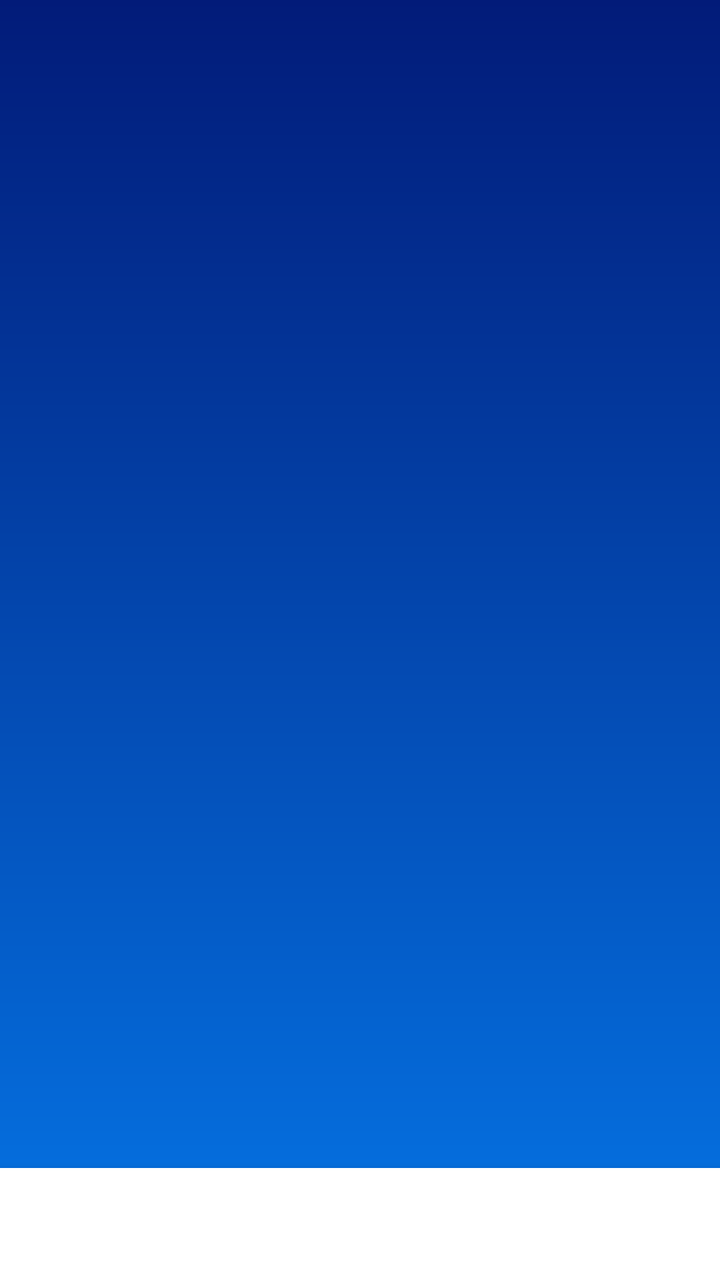
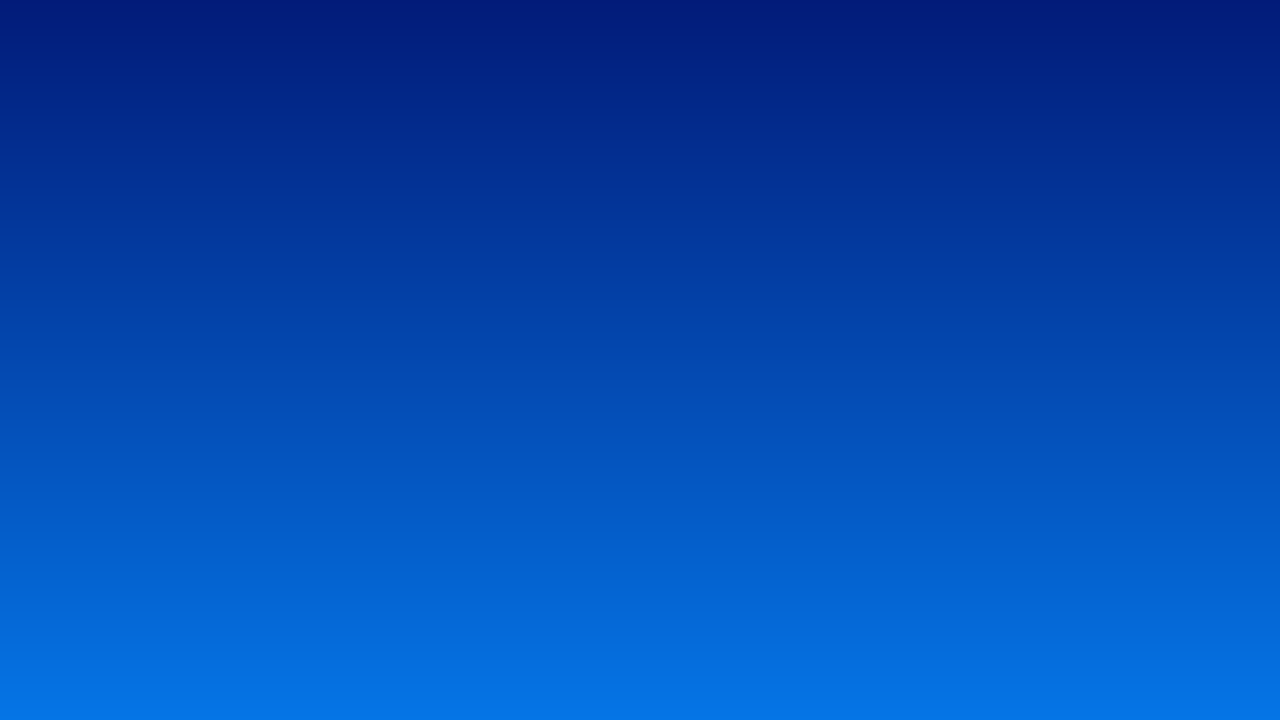

The same Android screen from two of the app's own layout files: first res/layout/ as a phone draws it, then the repository's variant for another configuration, drawn on a device whose configuration selects that folder. Both files follow.
<!-- AndroidManifest.xml: activity theme HomeActivity -->
<!-- res/layout/activity_home.xml -->
<?xml version="1.0" encoding="utf-8"?>
<LinearLayout xmlns:android="http://schemas.android.com/apk/res/android"
    xmlns:app="http://schemas.android.com/apk/res-auto"
    android:layout_width="match_parent"
    android:layout_height="match_parent"
    android:orientation="vertical"
    android:paddingTop="8dp"
    android:background="@drawable/home_bg"
    >

    <FrameLayout
        android:id="@+id/home_content_frame"
        android:layout_width="match_parent"
        android:layout_height="wrap_content"
        android:layout_weight="1"
        />

    <com.google.android.material.bottomnavigation.BottomNavigationView
        android:id="@+id/home_bottom_navbar"
        android:layout_width="match_parent"
        android:layout_height="wrap_content"
        />


</LinearLayout>
<!-- resources referenced by this layout -->
<resources>
  <!-- drawable home_bg (drawable) -->
  <?xml version="1.0" encoding="utf-8"?>
  <shape xmlns:android="http://schemas.android.com/apk/res/android"
      android:shape="rectangle">
  
      <gradient android:startColor="?attr/home_screen_bg_gradient_start"
          android:endColor="?attr/home_screen_bg_gradient_end"
          android:angle="90"
          />
  
  </shape>
  <style name="HomeActivity" parent="Theme.MaterialComponents.DayNight.NoActionBar">
          <item name="home_screen_bg_gradient_start">@color/home_bg_gradient_start</item>
          <item name="home_screen_bg_gradient_end">@color/home_bg_gradient_end</item>
          <item name="android:textColor">@android:color/white</item>
          <item name="android:textColorHint">@color/hint_color</item>
      </style>
  <color name="home_bg_gradient_start">#0575E6</color>
  <color name="home_bg_gradient_end">#021B79</color>
  <color name="hint_color">#d9d9d9</color>
</resources>
<!-- res/layout-land/activity_home.xml (the repository's variant of the layout above) -->
<!-- drawn on the phone turned sideways -->
<?xml version="1.0" encoding="utf-8"?>
<LinearLayout xmlns:android="http://schemas.android.com/apk/res/android"
    android:orientation="vertical"
    android:layout_width="match_parent"
    android:layout_height="match_parent"
    android:background="@drawable/home_bg">

    <FrameLayout
        android:id="@+id/home_content_frame"
        android:layout_width="match_parent"
        android:layout_height="match_parent"
        />

</LinearLayout>
